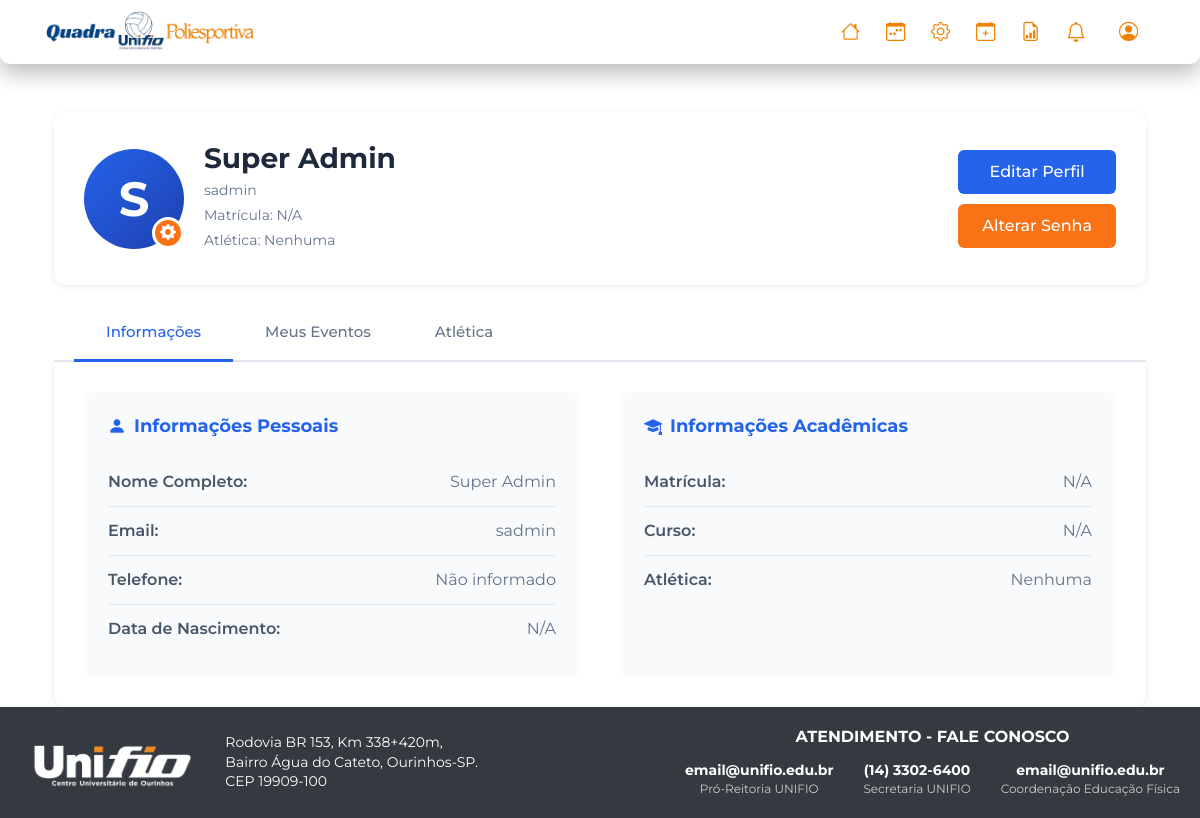
The app's page /perfil (signed in) with its own data.
### tables this page shows
CREATE TABLE `usuarios` (
  `id` int NOT NULL,
  `nome` varchar(255) NOT NULL,
  `email` varchar(255) NOT NULL,
  `senha` varchar(255) NOT NULL,
  `ra` varchar(20) DEFAULT NULL,
  `data_nascimento` date DEFAULT NULL,
  `telefone` varchar(20) DEFAULT NULL,
  `curso_id` int DEFAULT NULL,
  `role` enum('usuario','admin','superadmin') NOT NULL DEFAULT 'usuario',
  `atletica_id` int DEFAULT NULL,
  `tipo_usuario_detalhado` enum('Membro das Atleticas','Professor','Aluno','Comunidade Externa') DEFAULT NULL,
  `is_coordenador` tinyint(1) NOT NULL DEFAULT '0',
  `atletica_join_status` enum('none','pendente','aprovado') NOT NULL DEFAULT 'none',
  `login_code` varchar(6) DEFAULT NULL,
  `login_code_expires` datetime DEFAULT NULL,
  `reset_token` varchar(255) DEFAULT NULL,
  `reset_token_expires` datetime DEFAULT NULL  
);

### views/usuario/perfil.view.php (the view, shortened to what the rows shown need)
<head>
    <link rel="stylesheet" href="/css/usuario.css">
</head>
<div class="container mt-4">
    <div class="profile-header-card">
        <div class="profile-header-left">
            <div class="profile-avatar">
                <?php
                    $iniciais = '';
                    $nome_completo = $user['nome'] ?? '';
                    $partes_nome = explode(' ', trim($nome_completo));
                    if (count($partes_nome) > 0) {
                        $iniciais = strtoupper(substr($partes_nome[0], 0, 1));
                    }
                    echo htmlspecialchars($iniciais);
                ?>
                <div class="profile-avatar-badge">
                    <i class="bi bi-gear-fill"></i>
                </div>
            </div>
            <div class="profile-info">
                <h2><?php echo htmlspecialchars($user['nome'] ?? ''); ?></h2>
                <p><?php echo htmlspecialchars($user['email'] ?? ''); ?></p>
                <p>Matrícula: <?php echo htmlspecialchars($user['ra'] ?? 'N/A'); ?></p>
                <p>Atlética: <?php echo htmlspecialchars($atletica_info['nome'] ?? 'Nenhuma'); ?></p>
            </div>
        </div>
        <div class="profile-header-buttons">
            <button class="btn-edit-profile" onclick="">Editar Perfil</button>
            <button class="btn-change-password" onclick="openPasswordModal()">Alterar Senha</button>
        </div>
    </div>
    <div class="profile-tabs">
        <button class="profile-tab active" onclick="openTab('informacoes')">Informações</button>
        <button class="profile-tab" onclick="openTab('meus-eventos')">Meus Eventos</button>
        <button class="profile-tab" onclick="openTab('atletica')">Atlética</button>
    </div>
    <div id="informacoes" class="profile-tab-content active">
        <div class="info-section">
            <div class="info-card">
                <h3><i class="bi bi-person-fill"></i> Informações Pessoais</h3>
                <div class="info-item">
                    <span class="info-label">Nome Completo:</span>
                    <span class="info-value"><?php echo htmlspecialchars($user['nome'] ?? ''); ?></span>
                </div>
                <div class="info-item">
                    <span class="info-label">Email:</span>
                    <span class="info-value"><?php echo htmlspecialchars($user['email'] ?? ''); ?></span>
                </div>
                <div class="info-item">
                    <span class="info-label">Telefone:</span>
                    <span class="info-value"><?php echo htmlspecialchars(formatarTelefone($user['telefone'] ?? null) ?: 'Não informado'); ?></span>
                </div>
                <div class="info-item">
                    <span class="info-label">Data de Nascimento:</span>
                    <span class="info-value"><?php echo !empty($user['data_nascimento']) ? date('d/m/Y', strtotime($user['data_nascimento'])) : 'N/A'; ?></span>
                </div>
            </div>
            <div class="info-card">
                <h3><i class="bi bi-mortarboard-fill"></i> Informações Acadêmicas</h3>
                <div class="info-item">
                    <span class="info-label">Matrícula:</span>
                    <span class="info-value"><?php echo htmlspecialchars($user['ra'] ?? 'N/A'); ?></span>
                </div>
                <div class="info-item">
                    <span class="info-label">Curso:</span>
                    <span class="info-value"><?php
                        if (!empty($user['curso_id']) && isset($cursos)) {
                            foreach ($cursos as $curso) {
                                if ($user['curso_id'] == $curso['id']) {
                                    echo htmlspecialchars($curso['nome']);
                                    break;
                                }
                            }
                        } else {
                            echo 'N/A';
                        }
                    ?></span>
                </div>
                <div class="info-item">
                    <span class="info-label">Atlética:</span>
                    <span class="info-value"><?php echo htmlspecialchars($atletica_info['nome'] ?? 'Nenhuma'); ?></span>
                </div>
            </div>
        </div>
    </div>
</div>

### src/Core/Router.php (shortened to what the rows shown need)
<?php
class Router
{
    protected static array $routes = [];
    public static function get(string $uri, string $action): void
    {
        self::$routes['GET'][$uri] = $action;
    }
    public static function post(string $uri, string $action): void
    {
        self::$routes['POST'][$uri] = $action;
    }
    protected static function extractParams(string $pattern, string $uri): ?array
    {
        $pattern = str_replace('/', '\/', $pattern);
        $pattern = preg_replace('/:([^\/]+)/', '(?P<\1>[^\/]+)', $pattern);
        $pattern = '/^' . $pattern . '$/';
        if (preg_match($pattern, $uri, $matches)) {
            array_shift($matches);
            return array_filter($matches, 'is_string', ARRAY_FILTER_USE_KEY);
        }
        return null;
    }
    public static function dispatch(string $uri, string $method): void
    {
        foreach (self::$routes[$method] as $route => $action) {
            $params = self::extractParams($route, $uri);
            if ($params !== null) {
                [$controllerName, $methodName] = explode('@', $action);
                $controllerClass = "Application\\Controller\\" . $controllerName;
                if (class_exists($controllerClass)) {
                    $controllerInstance = new $controllerClass();
                    if (method_exists($controllerInstance, $methodName)) {
                        call_user_func_array([$controllerInstance, $methodName], array_values($params));
                        return;
                    }
                }
            }
        }
        throw new \Exception("Rota não encontrada: [{$method}] {$uri}");
    }
}

### views/_partials/header.php (shortened to what the rows shown need)
<!DOCTYPE html>
<html lang="pt-BR">
<head>
    <link href="https://cdn.jsdelivr.net/npm/bootstrap@5.3.3/dist/css/bootstrap.min.css" rel="stylesheet">
    <link rel="stylesheet" href="https://cdn.jsdelivr.net/npm/bootstrap-icons@1.11.3/font/bootstrap-icons.min.css">
    <link rel="stylesheet" href="/css/header.css">
    <link rel="stylesheet" href="/css/default.css">
    <link rel="stylesheet" href="/css/calendar.css">
    <link rel="stylesheet" href="/css/notifications.css">
    <link rel="stylesheet" href="/css/event-popup.css">
</head>
<?php if (isset($isAuthPage) && $isAuthPage): ?>
<body class="auth-body">
<div class="auth-background"></div>
<main class="auth-container">
<?php else: ?>
<body class="d-flex flex-column min-vh-100">
<nav class="navbar navbar-expand-lg navbar-light bg-white p-1">
    <div class="container d-flex justify-content-between align-items-center">
        <div class="header-left">
            <a class="navbar-brand" href="/">
                <img src="/img/logo-quadra.webp" alt="Logo Quadra" class="logo-header">
            </a>
        </div>
        <div class="header-right d-flex align-items-center">
            <div class="collapse navbar-collapse" id="navbarNav">
                <ul class="navbar-nav ms-auto">
                    <?php if (Auth::check()): ?>
                            <li class="nav-item"><a class="nav-link" href="/dashboard"><i class="bi bi-house"></i> <span>Meu Painel</span></a></li>
                            <li class="nav-item"><a class="nav-link" href="/agenda"><i class="bi bi-calendar-week"></i> <span>Agenda</span></a></li>
                            <?php if (Auth::role() === 'superadmin'): ?>
                                <li class="nav-item"><a class="nav-link" href="/superadmin/dashboard"><i class="bi bi-gear"></i> <span>Painel Admin</span></a></li>
                                <li class="nav-item"><a class="nav-link" href="/agendar-evento"><i class="bi bi-calendar-plus"></i> <span>Agendar Event.</span></a></li>
                                <li class="nav-item"><a class="nav-link" href="/superadmin/relatorios"><i class="bi bi-file-earmark-bar-graph"></i> <span>Relatórios</span></a></li>
                            <?php elseif (Auth::role() === 'admin'): ?>
                                <li class="nav-item"><a class="nav-link" href="/admin/atletica/dashboard"><i class="bi bi-trophy"></i> <span>Painel Atlética</span></a></li>
                                <li class="nav-item"><a class="nav-link" href="/agendar-evento"><i class="bi bi-calendar-plus"></i> <span>Agendar Event.</span></a></li>
                            <?php endif; ?>
                        <li class="nav-item dropdown me-2 notifications">
                           <a class="nav-link" href="#" id="notification-bell">
                            <i class="bi bi-bell fs-5"></i>
                            </a>
                        </li>
                        <li class="nav-item dropdown user-menu-item">
                            <a class="nav-link dropdown-toggle" href="#" role="button" data-bs-toggle="dropdown">
                                <i class="bi bi-person-circle"><span> Perfil</span></i>
                            </a>
                        </li>
                    <?php else: ?>
                        <li class="nav-item"><a class="nav-link" href="/login"><span>Login</span></a></li>
                        <li class="nav-item"><a class="nav-link" href="/registro"><span>Registrar</span></a></li>
                    <?php endif; ?>
                </ul>
            </div>
        </div>
    </div>
</nav>
<main class="container mt-4 flex-grow-1">
<?php endif; ?>

### views/_partials/footer.php (shortened to what the rows shown need)
</main>
<footer class="unifio-footer <?php echo (isset($isAuthPage) && $isAuthPage) ? 'unifio-footer-auth' : 'mt-auto'; ?>">
    <div class="unifio-footer-container">
        <div class="unifio-footer-left">
            <img src="/img/logo-unifio-branco.webp" alt="Logo UNIFIO" class="unifio-logo">
            <div class="unifio-address">
                <p>Rodovia BR 153, Km 338+420m,</p>
                <p>Bairro Água do Cateto, Ourinhos-SP.</p>
                <p>CEP 19909-100</p>
            </div>
        </div>
        <div class="unifio-footer-right">
            <h5>ATENDIMENTO - FALE CONOSCO</h5>
            <div class="unifio-contact-info">
                <div class="unifio-contact-item">
                    <p><a href="mailto:email@unifio.edu.br" class="footer-link">email@unifio.edu.br</a></p>
                    <p>Pró-Reitoria UNIFIO</p>
                </div>
                <div class="unifio-contact-item">
                    <p><a href="https://wa.me/551433026400" class="footer-link" target="_blank">(14) 3302-6400</a></p>
                    <p>Secretaria UNIFIO</p>
                </div>
                <div class="unifio-contact-item">
                    <p><a href="mailto:email@unifio.edu.br" class="footer-link">email@unifio.edu.br</a></p>
                    <p>Coordenação Educação Física</p>
                </div>
            </div>
        </div>
    </div>
</footer>
</body>
</html>

### records on screen
usuarios: nome "S", nome "Super Admin", email "sadmin", ra "N/A", telefone "Não informado"
